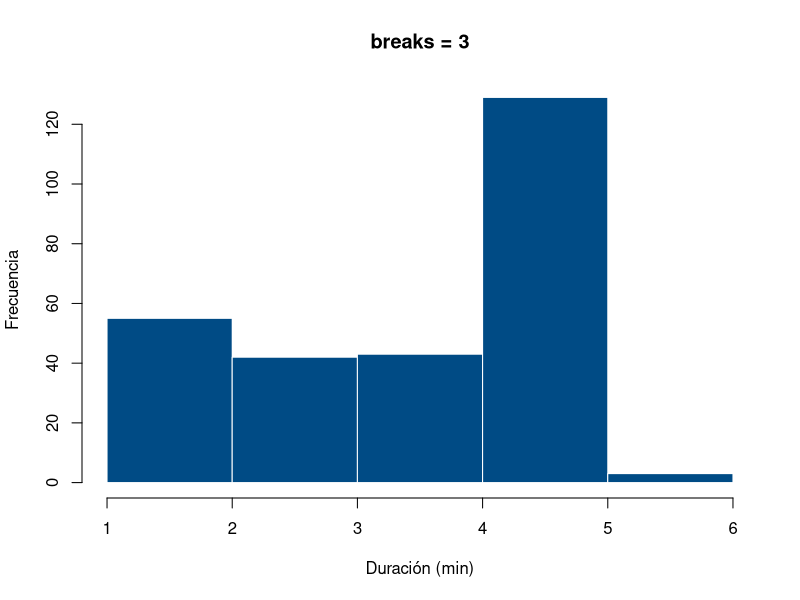
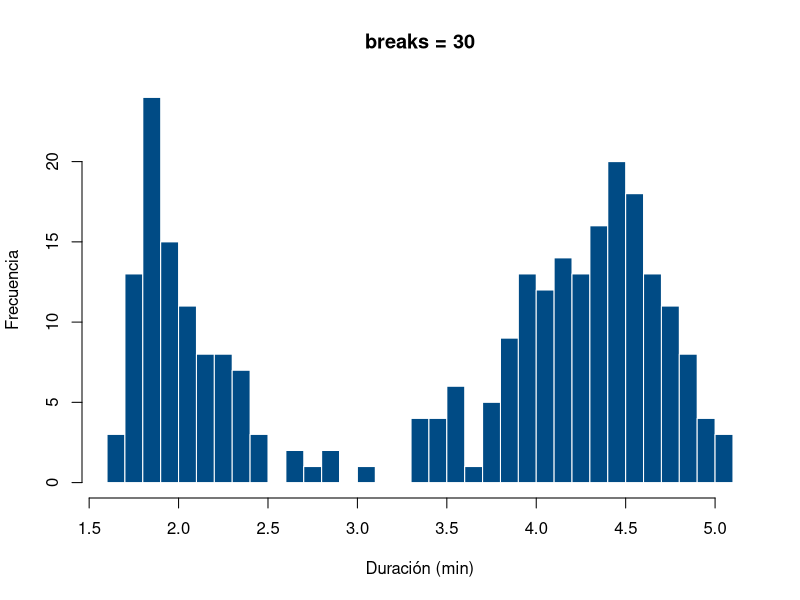
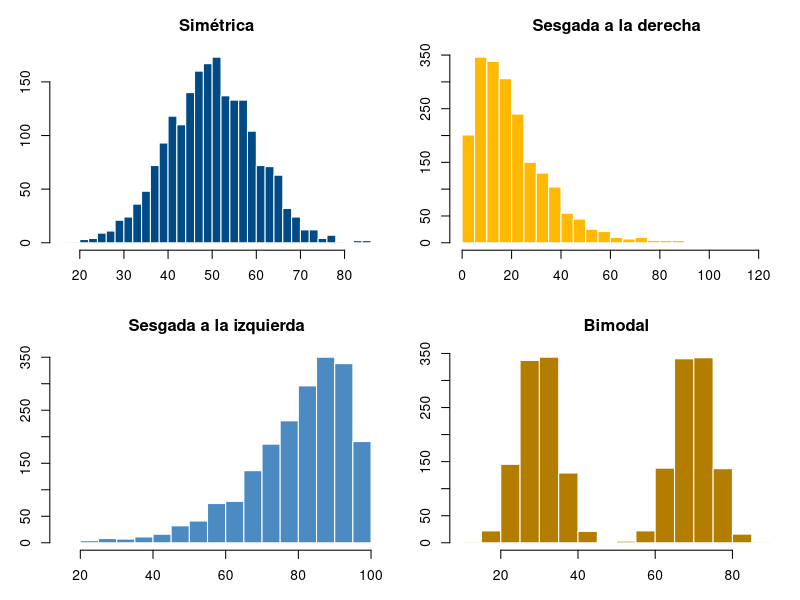
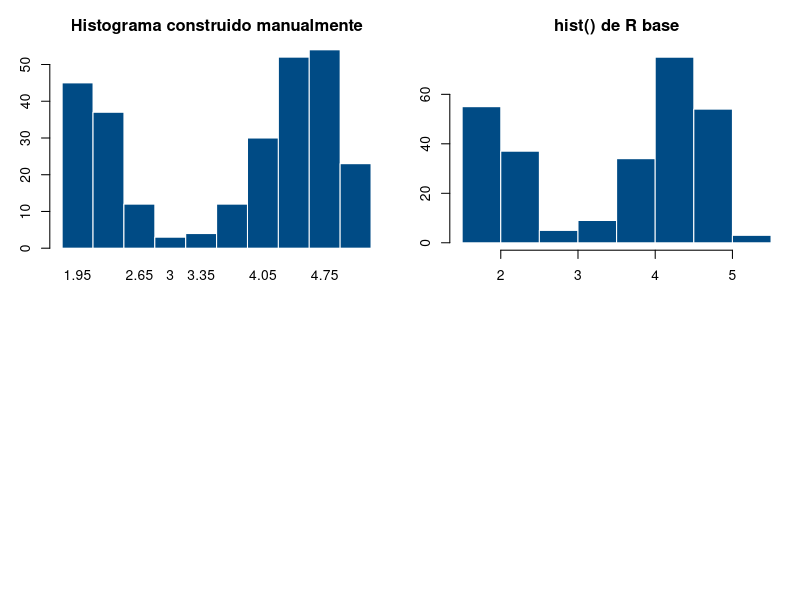
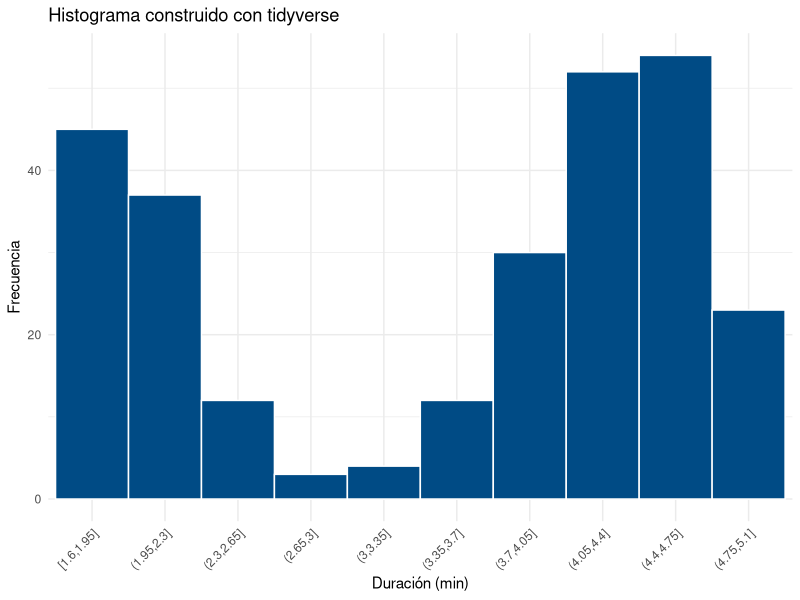
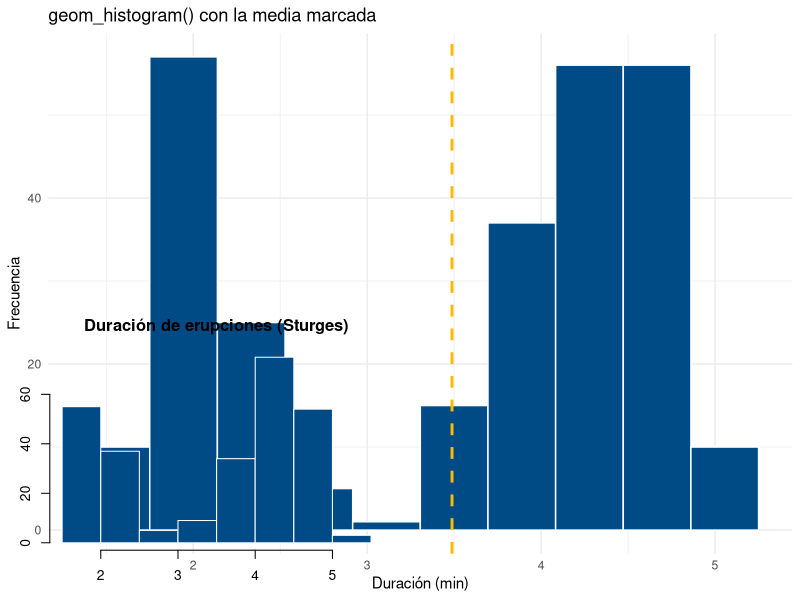

Write R code to recreate these figures, in order.
## ---- chunk 1
#| label: fig-histograma-sturges
#| fig-cap: "Duración de erupciones de Old Faithful — pocos vs. muchos intervalos"
#| layout-ncol: 2
data(faithful)

hist(faithful$eruptions, breaks = 3, col = "#004B85", border = "white",
     main = "breaks = 3", xlab = "Duración (min)", ylab = "Frecuencia")

hist(faithful$eruptions, breaks = 30, col = "#004B85", border = "white",
     main = "breaks = 30", xlab = "Duración (min)", ylab = "Frecuencia")
## ---- chunk 2
#| label: fig-cuatro-formas
#| fig-cap: "Las cuatro formas típicas de una distribución, generadas con datos reales"
set.seed(42)
par(mfrow = c(2, 2), mar = c(3, 3, 3, 1))

# Simétrica
x1 <- rnorm(2000, mean = 50, sd = 10)
hist(x1, breaks = 25, col = "#004B85", border = "white",
     main = "Simétrica", xlab = "", ylab = "")

# Sesgada a la derecha
x2 <- rgamma(2000, shape = 2, rate = 0.1)
hist(x2, breaks = 25, col = "#FFB903", border = "white",
     main = "Sesgada a la derecha", xlab = "", ylab = "")

# Sesgada a la izquierda
x3 <- 100 - rgamma(2000, shape = 2, rate = 0.1)
hist(x3, breaks = 25, col = "#4B8BC2", border = "white",
     main = "Sesgada a la izquierda", xlab = "", ylab = "")

# Bimodal
x4 <- c(rnorm(1000, 30, 5), rnorm(1000, 70, 5))
hist(x4, breaks = 25, col = "#B37D00", border = "white",
     main = "Bimodal", xlab = "", ylab = "")
## ---- chunk 3
x <- faithful$eruptions
n <- length(x)

# Paso 1-3: rango, k por Sturges, ancho de clase
rango <- max(x) - min(x)
k <- ceiling(1 + 3.3 * log10(n))
w <- rango / k
c(rango = rango, k = k, ancho = round(w, 3))

# Paso 4: límites de clase
limites <- seq(min(x), max(x), length.out = k + 1)

# Paso 5: asignar cada dato a su clase y contar
clases <- cut(x, breaks = limites, include.lowest = TRUE)
tabla_agrupada <- data.frame(
  Intervalo       = levels(clases),
  Frec_absoluta   = as.vector(table(clases)),
  Frec_relativa   = round(as.vector(table(clases)) / n, 3),
  Frec_acumulada  = cumsum(as.vector(table(clases)))
)
tabla_agrupada
## ---- chunk 4
barplot(tabla_agrupada$Frec_absoluta, space = 0,
        names.arg = round(limites[-1], 2),
        col = "#004B85", border = "white",
        xlab = "Duración (min)", ylab = "Frecuencia",
        main = "Histograma construido manualmente")
## ---- chunk 5
h <- hist(faithful$eruptions, breaks = k,
          col = "#004B85", border = "white",
          xlab = "Duración (min)", ylab = "Frecuencia",
          main = "hist() de R base")
## ---- chunk 6
h$breaks   # límites de clase que usó
h$counts   # frecuencias absolutas por clase
## ---- chunk 7
#| message: false
library(tidyverse)

tabla_tidy <- tibble(duracion = faithful$eruptions) |>
  mutate(clase = cut(duracion, breaks = limites, include.lowest = TRUE)) |>
  count(clase, name = "Frec_absoluta") |>
  mutate(
    Frec_relativa  = round(Frec_absoluta / sum(Frec_absoluta), 3),
    Frec_acumulada = cumsum(Frec_absoluta)
  )
tabla_tidy
## ---- chunk 8
ggplot(tabla_tidy, aes(x = clase, y = Frec_absoluta)) +
  geom_col(fill = "#004B85", color = "white", width = 1) +
  labs(x = "Duración (min)", y = "Frecuencia",
       title = "Histograma construido con tidyverse") +
  theme_minimal() +
  theme(axis.text.x = element_text(angle = 45, hjust = 1))
## ---- chunk 9
#| message: false
library(ggplot2)

ggplot(faithful, aes(x = eruptions)) +
  geom_histogram(bins = k, fill = "#004B85", color = "white") +
  geom_vline(aes(xintercept = mean(eruptions)),
             color = "#FFB903", linetype = "dashed", linewidth = 1) +
  labs(x = "Duración (min)", y = "Frecuencia",
       title = "geom_histogram() con la media marcada") +
  theme_minimal()
## ---- chunk 10
n <- nrow(faithful)
n
k <- 1 + 3.3 * log10(n)
k
## ---- chunk 11
hist(faithful$eruptions, breaks = round(k),
     main = "Duración de erupciones (Sturges)",
     xlab = "Duración (min)", ylab = "Frecuencia",
     col = "#004B85", border = "white")
## ---- chunk 12
pesos <- c(47,48,52,54,55,56,57,58,60,61,63,65,66,67,68,69,
           70,71,71,72,74,74,76,79,82,83,85,88,92,94)

# Paso 1-3: rango, k (Sturges) y amplitud de clase
rango  <- max(pesos) - min(pesos)
k      <- ceiling(1 + 3.3 * log10(length(pesos)))
amplitud <- rango / k
c(rango = rango, k = k, amplitud = round(amplitud, 2))

# Paso 4-5: límites e intervalos, y conteo
limites <- seq(min(pesos), by = ceiling(amplitud), length.out = k + 1)
clases  <- cut(pesos, breaks = limites, right = FALSE, include.lowest = TRUE)

tabla_pesos <- data.frame(
  Intervalo          = levels(clases),
  Frec_absoluta      = as.vector(table(clases)),
  Frec_acumulada     = cumsum(as.vector(table(clases))),
  Frec_relativa      = round(as.vector(table(clases)) / length(pesos), 2),
  Frec_rel_acumulada = round(cumsum(as.vector(table(clases))) / length(pesos), 2)
)
tabla_pesos
